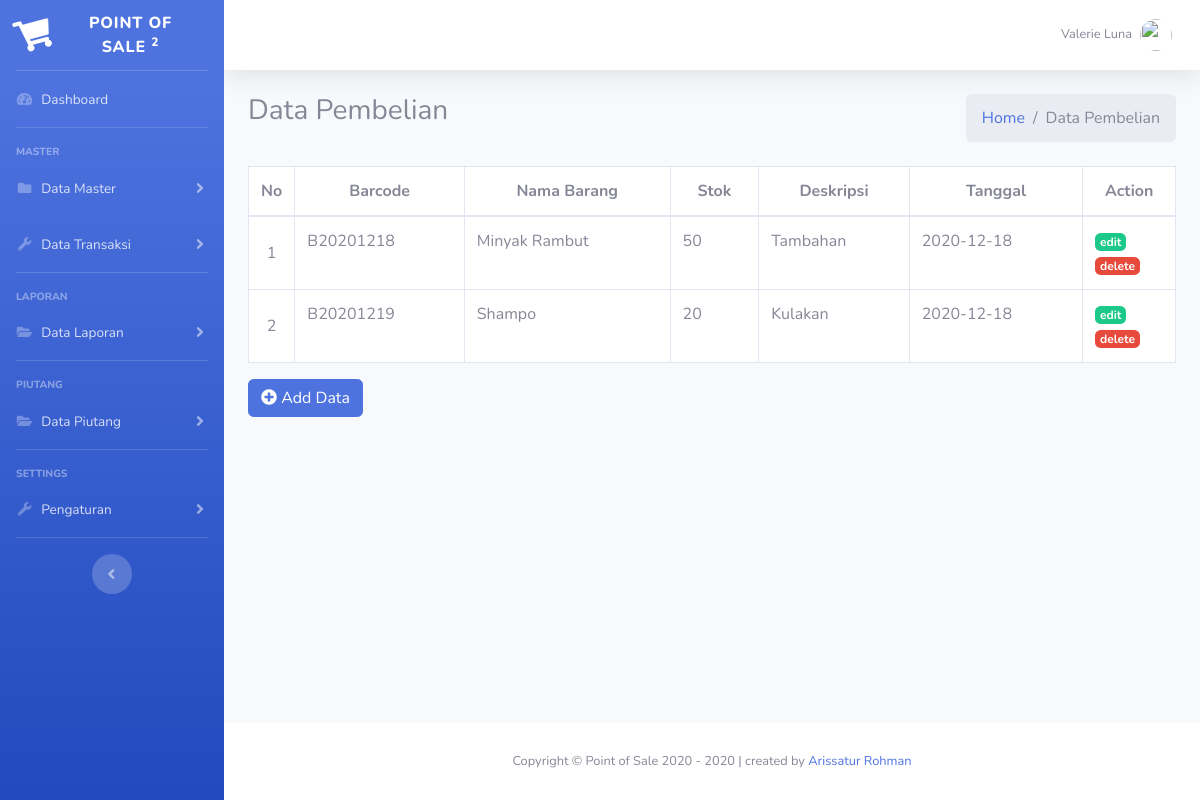
The page /?page=beli on the database as committed earlier.
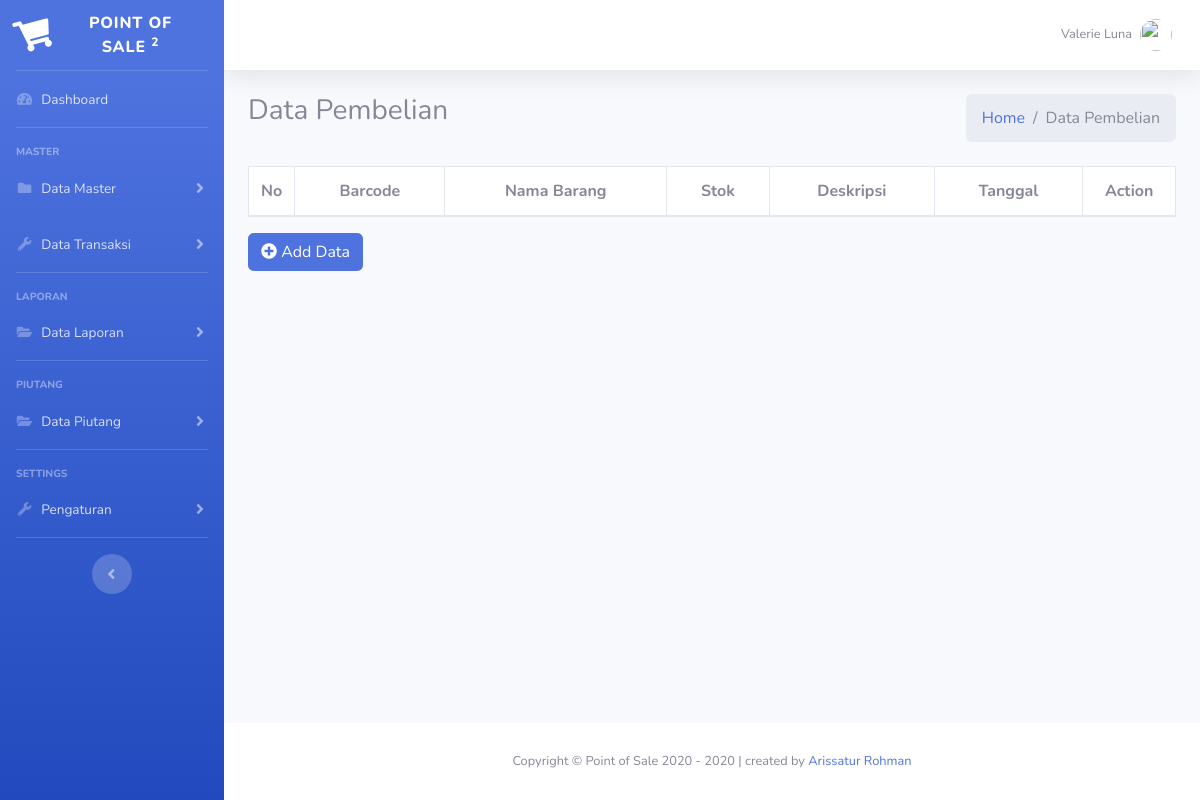
The same page on the database as committed later.
### tables this page shows
CREATE TABLE `tb_pembelian` (
  `id_beli` int(11) NOT NULL,
  `id_barang` int(11) NOT NULL,
  `stok` varchar(20) NOT NULL,
  `deskripsi` varchar(50) NOT NULL,
  `created` timestamp NOT NULL DEFAULT CURRENT_TIMESTAMP ON UPDATE CURRENT_TIMESTAMP,
  `updated` timestamp NOT NULL DEFAULT CURRENT_TIMESTAMP
);

CREATE TABLE `tb_barang` (
  `id_barang` int(11) NOT NULL,
  `barcode` varchar(100) NOT NULL,
  `nama_barang` varchar(50) NOT NULL,
  `ukuran` varchar(20) NOT NULL,
  `satuan` varchar(30) NOT NULL,
  `stok` varchar(20) NOT NULL,
  `harga_beli` varchar(20) NOT NULL,
  `harga_jual` varchar(20) NOT NULL,
  `created` timestamp NOT NULL DEFAULT CURRENT_TIMESTAMP ON UPDATE CURRENT_TIMESTAMP,
  `updated` timestamp NOT NULL DEFAULT CURRENT_TIMESTAMP ON UPDATE CURRENT_TIMESTAMP
);

### index.php (the view, shortened to what the changed rows need)
<?php
include("inc/config.php");
?>
<!DOCTYPE html>
<html lang="en">
<head>
  <link href="vendor/fontawesome-free/css/all.min.css" rel="stylesheet" type="text/css">
  <link href="css/sb-admin-2.min.css" rel="stylesheet">
</head>
<body id="page-top">
  <div id="wrapper">
    <div id="content-wrapper" class="d-flex flex-column">
      <div id="content">
        <div class="container-fluid">
          <?php
          $page = $_GET['page'];
          $aksi = $_GET['aksi'];
          if ($page == "barang") {
            if ($aksi == "") {
              include('page/barang/barang.php');
            } elseif ($aksi == "add") {
              include('page/barang/add.php');
            } elseif ($aksi == "edit") {
              include('page/barang/edit.php');
            } elseif ($aksi == "delete") {
              include('page/barang/delete.php');
            }
          } elseif ($page == "pelanggan") {
            if ($aksi == "") {
              include('page/pelanggan/pelanggan.php');
            } elseif ($aksi == "add") {
              include('page/pelanggan/add.php');
            }
          } elseif ($page == "level") {
            if ($aksi == "") {
              include('page/level/level.php');
            } elseif ($aksi == "add") {
              include('page/level/add.php');
            }
          } elseif ($page == "beli") {
            if ($aksi == "") {
              include('page/pembelian/pembelian.php');
            } elseif ($aksi == "add") {
              include('page/pembelian/add.php');
            } elseif ($aksi == "edit") {
              include('page/pembelian/edit.php');
            } elseif ($aksi == "delete") {
              include('page/pembelian/delete.php');
            }
          } elseif ($page == "laporan") {
            if ($aksi == "") {
              include('page/laporan/lap_pembelian.php');
            }
          } elseif ($page == "laporan") {
            if ($aksi == "") {
              include('page/laporan/lap_penjualan.php');
            }
          } elseif ($page == "pengguna") {
            if ($aksi == "") {
              include('page/pengguna/pengguna.php');
            }
          } elseif ($page == "") {
            include "dashboard.php";
          } else {
            echo "Halaman tidak ditemukan";
          }
          ?>
        </div>
      </div>
    </div>
  </div>
</body>
</html>

### page/pembelian/pembelian.php (shortened to what the changed rows need)
<section class="content">
  <table id="example1" class="table table-bordered table-hover bg-white">
    <thead>
      <tr>
        <th class="align-middle text-center" width="5%">No</th>
        <th class="align-middle text-center">Barcode</th>
        <th class="align-middle text-center">Nama Barang</th>
        <th class="align-middle text-center">Stok</th>
        <th class="align-middle text-center">Deskripsi</th>
        <th class="align-middle text-center">Tanggal</th>
        <th class="align-middle text-center" width="10%">Action</th>
      </tr>
    </thead>
    <tbody>
      <?php
      $no = 1;
      $sql = $conn->query("SELECT * FROM tb_pembelian");
      while ($data = $sql->fetch_assoc()) {
      ?>
        <tr>
          <td class="align-middle text-center"><?= $no++; ?></td>
          <?php
          $id_barang = $data['id_barang'];
          $beli = $conn->query("SELECT * FROM tb_barang WHERE id_barang = '$id_barang'");
          $data_beli = $beli->fetch_assoc();
          ?>
          <td><?= $data_beli['barcode']; ?></td>
          <td><?= $data_beli['nama_barang']; ?></td>
          <td><?= $data['stok']; ?></td>
          <td><?= $data['deskripsi']; ?></td>
          <td><?= date('Y-m-d', strtotime($data['created'])); ?></td>
          <td>
            <a href="?page=beli&aksi=edit&id=<?= $data['id_beli']; ?>" class="badge badge-success">edit</a>
            <a href="?page=beli&aksi=delete&id=<?= $data['id_beli']; ?>" onclick="return confirm('Apakah anda yakin menghapus data ini...?')" class="badge badge-danger">delete</a>
          </td>
        </tr>
      <?php } ?>
    </tbody>
  </table>
</section>

Rows that differ between the two databases and show on the page:
removed tb_pembelian: id_barang.barcode "B20201218", id_barang.nama_barang "Minyak Rambut", stok "50", deskripsi "Tambahan", created "2020-12-18"
removed tb_pembelian: id_barang.barcode "B20201219", id_barang.nama_barang "Shampo", stok "20", deskripsi "Kulakan", created "2020-12-18"
